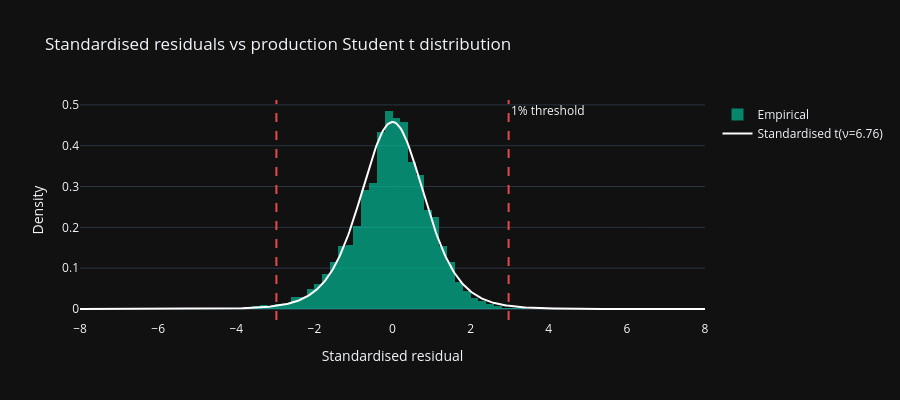

Notebook code for this chart:
### Markdown cell above
## 11. Residual distribution

### Code cell
# Compare empirical residuals to the standardised Student's t. If T ~ t(nu)
# and Z = T * t_scale, then Var(Z) = 1 and the density of Z is
# f_T(z / t_scale) / t_scale. Same scaling as the thresholds, same nu source.
x_grid = np.linspace(-8, 8, 500)
t_pdf = t_dist.pdf(x_grid / t_scale, df=nu_production) / t_scale

fig = go.Figure()
fig.add_trace(go.Histogram(
    x=std_resids.values, nbinsx=100, histnorm='probability density',
    name='Empirical', marker_color='#00d4aa', opacity=0.6,
))
fig.add_trace(go.Scatter(
    x=x_grid, y=t_pdf, mode='lines',
    name=f'Standardised t(ν={nu_production:.2f})',
    line=dict(color='white', width=2),
))
fig.add_vline(x=threshold_99, line_dash='dash', line_color='#E24B4A',
              annotation_text='1% threshold')
fig.add_vline(x=-threshold_99, line_dash='dash', line_color='#E24B4A')

fig.update_layout(
    template='plotly_dark',
    title='Standardised residuals vs production Student t distribution',
    xaxis_title='Standardised residual',
    yaxis_title='Density', height=400,
)
fig.show()

### Figure 1 — Plotly figure (JSON) as saved in the notebook; plotly's stock layout.template omitted (floating-point values rounded to 4 significant figures; data arrays with more than 128 entries replaced by an {"elided": "..."} marker saying what was removed)
{"data": [{"histnorm": "probability density", "marker": {"color": "#00d4aa"}, "name": "Empirical", "nbinsx": 100, "opacity": 0.6, "type": "histogram", "x": {"elided": "6721 float values"}}, {"line": {"color": "white", "width": 2}, "mode": "lines", "name": "Standardised t(ν=6.76)", "type": "scatter", "x": {"elided": "500 float values"}, "y": {"elided": "500 float values"}}], "layout": {"annotations": [{"showarrow": false, "text": "1% threshold", "x": 2.972, "xanchor": "left", "xref": "x", "y": 1, "yanchor": "top", "yref": "y domain"}], "height": 400, "shapes": [{"line": {"color": "#E24B4A", "dash": "dash"}, "type": "line", "x0": 2.972, "x1": 2.972, "xref": "x", "y0": 0, "y1": 1, "yref": "y domain"}, {"line": {"color": "#E24B4A", "dash": "dash"}, "type": "line", "x0": -2.972, "x1": -2.972, "xref": "x", "y0": 0, "y1": 1, "yref": "y domain"}], "title": {"text": "Standardised residuals vs production Student t distribution"}, "xaxis": {"title": {"text": "Standardised residual"}}, "yaxis": {"title": {"text": "Density"}}}}
